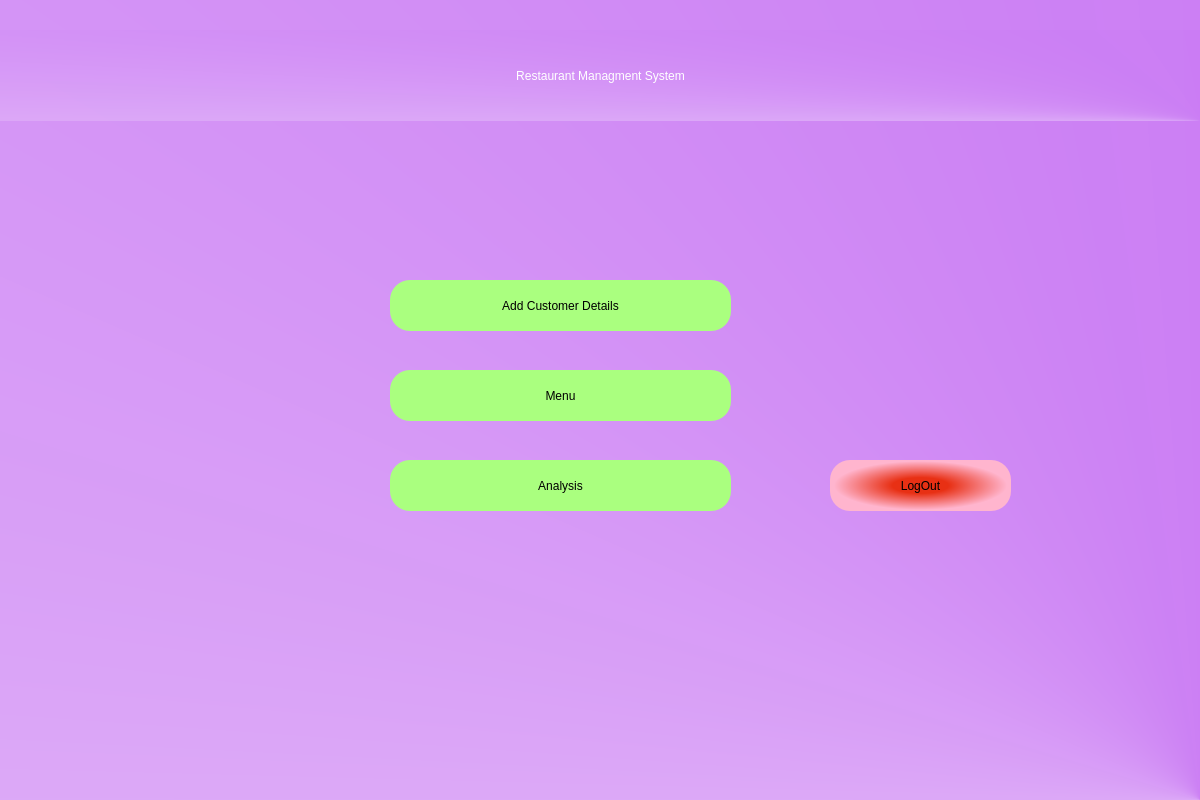
<?xml version="1.0" encoding="UTF-8"?>
<ui version="4.0">
 <class>Dialog</class>
 <widget class="QDialog" name="Dialog">
  <property name="geometry">
   <rect>
    <x>0</x>
    <y>0</y>
    <width>1200</width>
    <height>800</height>
   </rect>
  </property>
  <property name="windowTitle">
   <string>Home</string>
  </property>
  <widget class="QWidget" name="Home" native="true">
   <property name="geometry">
    <rect>
     <x>0</x>
     <y>0</y>
     <width>1200</width>
     <height>800</height>
    </rect>
   </property>
   <property name="styleSheet">
    <string notr="true">
background:qconicalgradient(cx:1, cy:1, angle:4.8, stop:0 rgba(186, 83, 240, 249), stop:1 rgba(255, 255, 255, 255))</string>
   </property>
   <widget class="QLabel" name="label">
    <property name="geometry">
     <rect>
      <x>0</x>
      <y>30</y>
      <width>1201</width>
      <height>91</height>
     </rect>
    </property>
    <property name="styleSheet">
     <string notr="true">font: 36pt &quot;MS Shell Dlg 2&quot;; color:rgb(255, 255, 255)</string>
    </property>
    <property name="text">
     <string>Restaurant Managment System</string>
    </property>
    <property name="alignment">
     <set>Qt::AlignCenter</set>
    </property>
   </widget>
   <widget class="QPushButton" name="menu_btn">
    <property name="geometry">
     <rect>
      <x>390</x>
      <y>370</y>
      <width>341</width>
      <height>51</height>
     </rect>
    </property>
    <property name="styleSheet">
     <string notr="true">border-radius:20px;
background-color: rgb(170, 255, 127);
font: 14pt &quot;MS Shell Dlg 2&quot;;</string>
    </property>
    <property name="text">
     <string>Menu</string>
    </property>
   </widget>
   <widget class="QPushButton" name="analysis_btn">
    <property name="geometry">
     <rect>
      <x>390</x>
      <y>460</y>
      <width>341</width>
      <height>51</height>
     </rect>
    </property>
    <property name="styleSheet">
     <string notr="true">border-radius:20px;
background-color: rgb(170, 255, 127);
font: 14pt &quot;MS Shell Dlg 2&quot;;</string>
    </property>
    <property name="text">
     <string>Analysis</string>
    </property>
   </widget>
   <widget class="QPushButton" name="logout">
    <property name="geometry">
     <rect>
      <x>830</x>
      <y>460</y>
      <width>181</width>
      <height>51</height>
     </rect>
    </property>
    <property name="styleSheet">
     <string notr="true">border-radius:20px;
background-color: qradialgradient(spread:pad, cx:0.5, cy:0.5, radius:0.5, fx:0.5, fy:0.5, stop:0.308458 rgba(232, 48, 20, 255), stop:0.955224 rgba(255, 181, 206, 255));
font: 14pt &quot;MS Shell Dlg 2&quot;;</string>
    </property>
    <property name="text">
     <string>LogOut</string>
    </property>
   </widget>
   <widget class="QPushButton" name="add_btn">
    <property name="geometry">
     <rect>
      <x>390</x>
      <y>280</y>
      <width>341</width>
      <height>51</height>
     </rect>
    </property>
    <property name="styleSheet">
     <string notr="true">border-radius:20px;
background-color: rgb(170, 255, 127);
font: 14pt &quot;MS Shell Dlg 2&quot;;</string>
    </property>
    <property name="text">
     <string>Add Customer Details</string>
    </property>
   </widget>
  </widget>
 </widget>
 <resources>
  <include location="C:/Users/hemku/Downloads/pyqt5-full-app-tutorial-for-beginners-main (1)/pyqt5-full-app-tutorial-for-beginners-main/placeholder.qrc"/>
 </resources>
 <connections/>
</ui>
